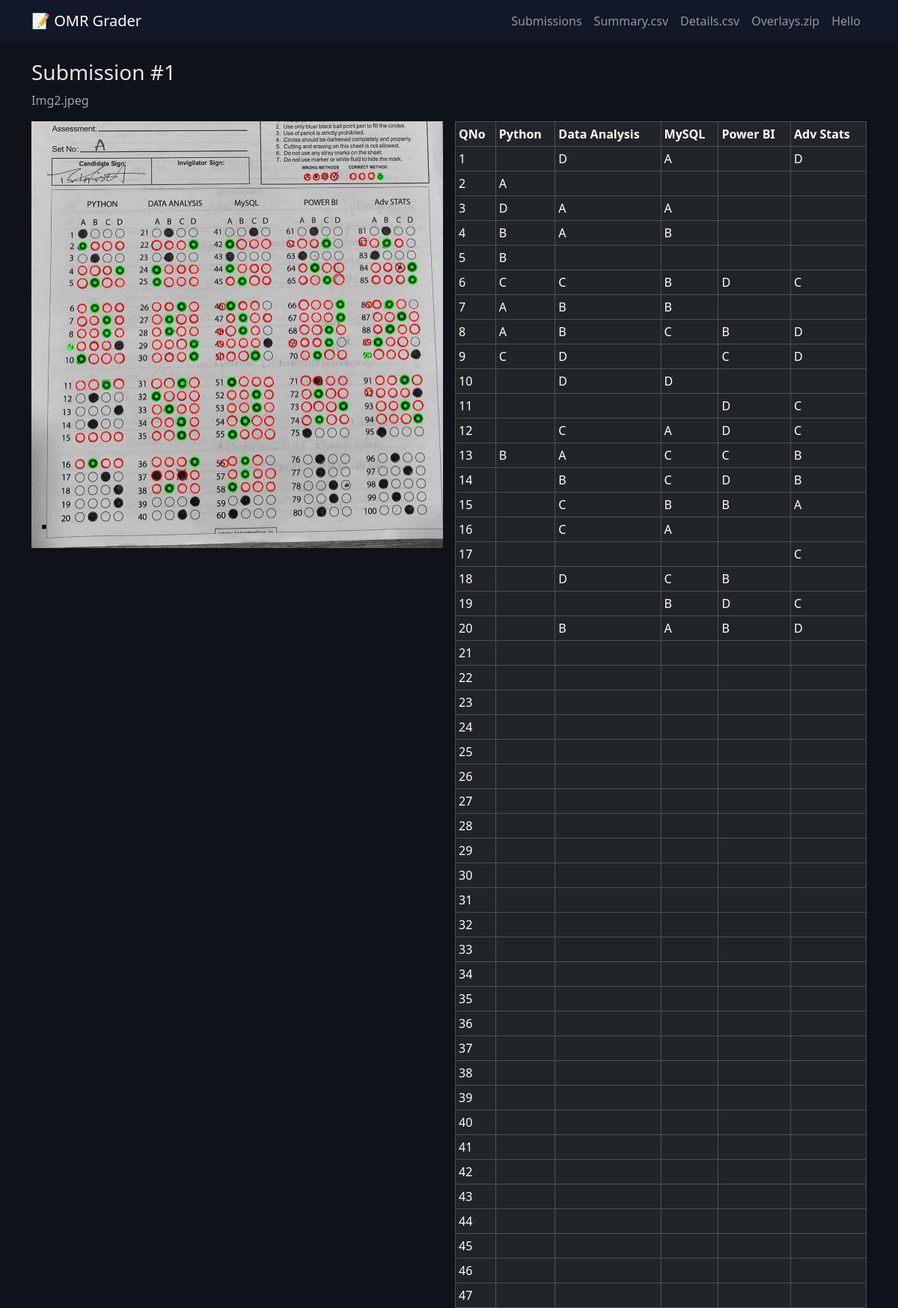
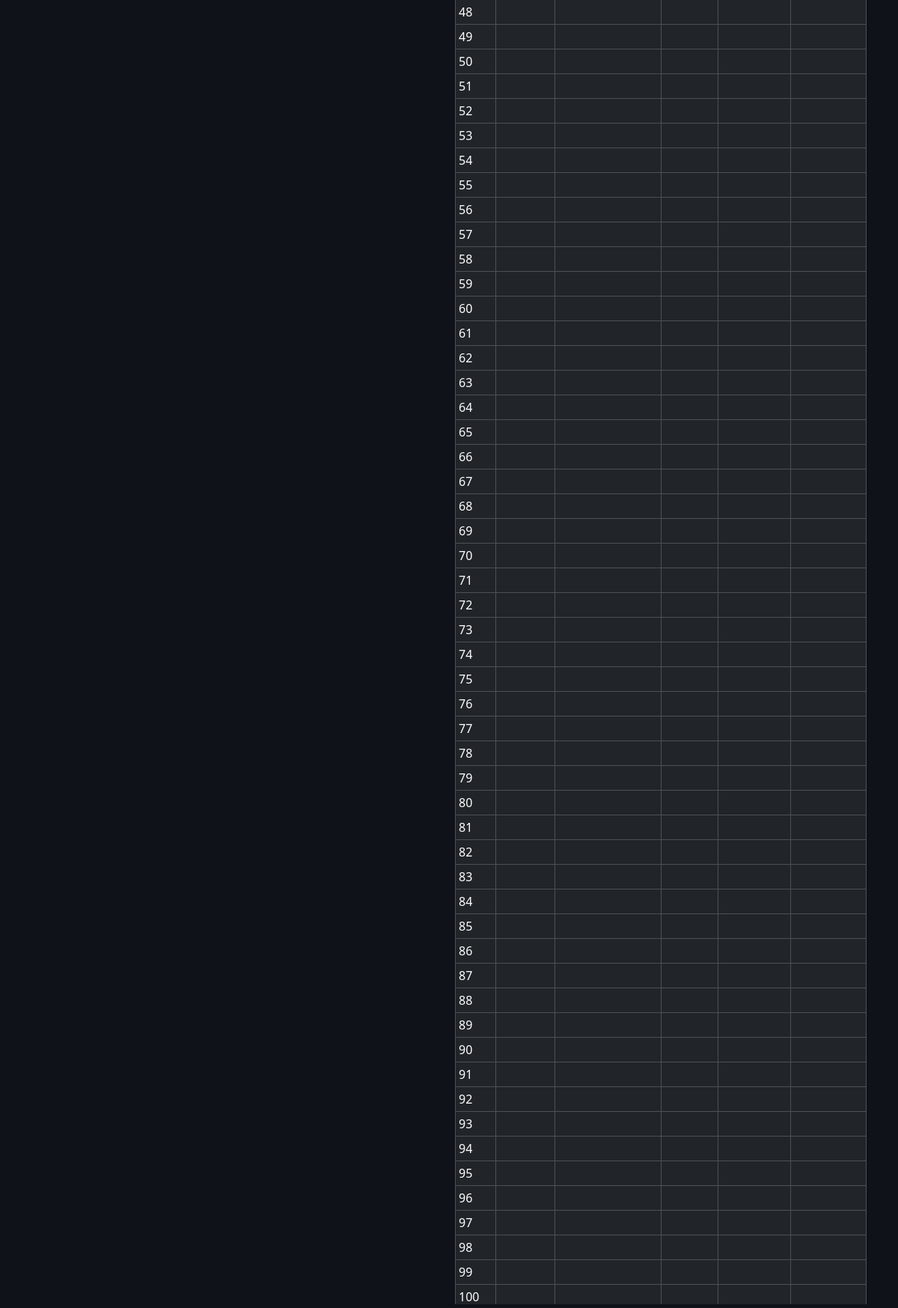
The page /submissions/1 (upper part) on the database its author committed (2 pictures, top to bottom).
### backend/models.py (models this page shows)
class Submission(Base):
    __tablename__ = "submissions"
    id = Column(Integer, primary_key=True)
    image_name = Column(String)
    overlay_path = Column(String)
    total_correct = Column(Integer, default=0)
    python_score = Column(Integer, default=0)
    data_analysis_score = Column(Integer, default=0)
    mysql_score = Column(Integer, default=0)
    power_bi_score = Column(Integer, default=0)
    adv_stats_score = Column(Integer, default=0)
    created_at = Column(DateTime, default=datetime.utcnow)
    details = relationship("Detail", back_populates="submission")

### server.py (the view)
@app.get("/submissions/{sid}", response_class=HTMLResponse)
def submission_details(request: Request, sid: int):
    try:
        db = SessionLocal()
        sub = db.query(Submission).filter(Submission.id==sid).first()
        det = db.query(Detail).filter(Detail.submission_id==sid).all()
        if not sub:
            return HTMLResponse("<pre>Not found</pre>", status_code=404)
        df = pd.DataFrame([{"Subject":d.subject,"QNo":d.qno,"Pred":d.pred} for d in det])
        piv_rows, piv_cols = [], ["QNo"] + SUBJECTS
        if not df.empty:
            piv = (df.pivot(index="QNo", columns="Subject", values="Pred")
                     .reindex(index=range(1,101), columns=SUBJECTS).fillna(""))
            piv.reset_index(inplace=True)
            piv_cols = list(piv.columns)
            piv_rows = piv.to_dict("records")
        return templates.TemplateResponse("details.html",
            {"request": request, "sub": sub, "piv_rows": piv_rows,
             "piv_cols": piv_cols, "title": APP_TITLE})
    except Exception as e:
        return HTMLResponse(f"<pre>Details error:\n{e}</pre>", status_code=500)
    finally:
        db.close()

### templates/details.html
{% extends "base.html" %}
{% block content %}
<h3 class="mb-2">Submission #{{ sub.id }}</h3>
<p class="muted">{{ sub.image_name }}</p>
<div class="row g-3">
  <div class="col-md-6">
    <img class="w-100" src="{{ sub.overlay_path }}">
  </div>
  <div class="col-md-6">
    <div class="table-responsive" style="max-height:70vh; overflow:auto;">
      <table class="table table-dark table-sm table-bordered align-middle">
        <thead>
          <tr>
            {% for c in piv_cols %}
              <th>{{ c }}</th>
            {% endfor %}
          </tr>
        </thead>
        <tbody>
          {% for r in piv_rows %}
            <tr>
              {% for c in piv_cols %}
                <td>{{ r.get(c, "") }}</td>
              {% endfor %}
            </tr>
          {% endfor %}
        </tbody>
      </table>
    </div>
  </div>
</div>
{% endblock %}

### templates/base.html (style rules this page uses)
body { background:#0f1218; color:#e6e6e6; }
.muted { color:#9aa4b2; }

### rows shown on the page
Submission: id "1", image_name "Img2.jpeg", overlay_path (picture)

### other values the page prints
{{ c }} "QNo" "Python" "Data Analysis" "MySQL" "Power BI" "Adv Stats"
{{ r.get(c, "") }} "1" "D" "A" "D" "2" "A" "3" "D" "A" "A" "4" "B" "A" "B" "5" "B" "6" "C" "C" "B" "D" "C" "7" "A" "B" "B" "8" "A" "B" "C" "B" "D" "9" "C" "D" "C" "D" "10" "D" "D" "11" "D" "C" "12" "C" "A" "D" "C" "13" "B" "A" "C" "C" "B" "14" "B" "C" "D" "B" "15" "C" "B" "B" "A" "16" "C" "A" "17" "C" "18" "D" "C" "B" "19" "B" "D" "C" "20" "B" "A" "B" "D" "21" "22" "23" "24" "25" "26" "27" "28" "29" "30" "31" "32" "33" "34" "35" "36" "37" "38" "39" "40" "41" "42" "43" "44" "45" "46" "47" "48" "49" "50" "51" "52" "53" "54" "55" "56" "57" "58" "59" "60" "61" "62" "63" "64" "65" "66" "67" "68" "69" "70" "71" "72" "73" "74" "75" "76" "77" "78" "79" "80" "81" "82" "83" "84" "85" "86" "87" "88" "89" "90" "91" "92" "93" "94" "95" "96" "97" "98" "99" "100"
